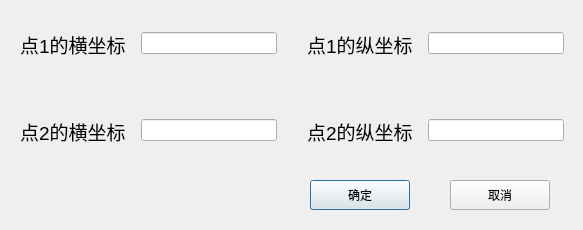
<?xml version="1.0" encoding="UTF-8"?>
<ui version="4.0">
 <class>PosDialog</class>
 <widget class="QDialog" name="PosDialog">
  <property name="geometry">
   <rect>
    <x>0</x>
    <y>0</y>
    <width>583</width>
    <height>230</height>
   </rect>
  </property>
  <property name="windowTitle">
   <string>Dialog</string>
  </property>
  <widget class="QPushButton" name="accept">
   <property name="geometry">
    <rect>
     <x>310</x>
     <y>180</y>
     <width>100</width>
     <height>30</height>
    </rect>
   </property>
   <property name="text">
    <string>确定</string>
   </property>
  </widget>
  <widget class="QPushButton" name="cancel">
   <property name="geometry">
    <rect>
     <x>450</x>
     <y>180</y>
     <width>100</width>
     <height>30</height>
    </rect>
   </property>
   <property name="text">
    <string>取消</string>
   </property>
  </widget>
  <widget class="QWidget" name="layoutWidget">
   <property name="geometry">
    <rect>
     <x>20</x>
     <y>30</y>
     <width>544</width>
     <height>114</height>
    </rect>
   </property>
   <layout class="QVBoxLayout" name="verticalLayout">
    <property name="spacing">
     <number>60</number>
    </property>
    <item>
     <layout class="QHBoxLayout" name="horizontalLayout_6">
      <property name="spacing">
       <number>30</number>
      </property>
      <item>
       <layout class="QHBoxLayout" name="horizontalLayout_2">
        <property name="spacing">
         <number>15</number>
        </property>
        <item>
         <widget class="QLabel" name="label">
          <property name="text">
           <string>&lt;html&gt;&lt;head/&gt;&lt;body&gt;&lt;p&gt;&lt;span style=&quot; font-size:14pt;&quot;&gt;点1的横坐标&lt;/span&gt;&lt;/p&gt;&lt;/body&gt;&lt;/html&gt;</string>
          </property>
         </widget>
        </item>
        <item>
         <widget class="QLineEdit" name="pt1_x"/>
        </item>
       </layout>
      </item>
      <item>
       <layout class="QHBoxLayout" name="horizontalLayout">
        <property name="spacing">
         <number>15</number>
        </property>
        <item>
         <widget class="QLabel" name="label_2">
          <property name="text">
           <string>&lt;html&gt;&lt;head/&gt;&lt;body&gt;&lt;p&gt;&lt;span style=&quot; font-size:14pt;&quot;&gt;点1的纵坐标&lt;/span&gt;&lt;/p&gt;&lt;/body&gt;&lt;/html&gt;</string>
          </property>
         </widget>
        </item>
        <item>
         <widget class="QLineEdit" name="pt1_y"/>
        </item>
       </layout>
      </item>
     </layout>
    </item>
    <item>
     <layout class="QHBoxLayout" name="horizontalLayout_5">
      <property name="spacing">
       <number>30</number>
      </property>
      <item>
       <layout class="QHBoxLayout" name="horizontalLayout_3">
        <property name="spacing">
         <number>15</number>
        </property>
        <item>
         <widget class="QLabel" name="label_3">
          <property name="text">
           <string>&lt;html&gt;&lt;head/&gt;&lt;body&gt;&lt;p&gt;&lt;span style=&quot; font-size:14pt;&quot;&gt;点2的横坐标&lt;/span&gt;&lt;/p&gt;&lt;/body&gt;&lt;/html&gt;</string>
          </property>
         </widget>
        </item>
        <item>
         <widget class="QLineEdit" name="pt2_x"/>
        </item>
       </layout>
      </item>
      <item>
       <layout class="QHBoxLayout" name="horizontalLayout_4">
        <property name="spacing">
         <number>15</number>
        </property>
        <item>
         <widget class="QLabel" name="label_4">
          <property name="text">
           <string>&lt;html&gt;&lt;head/&gt;&lt;body&gt;&lt;p&gt;&lt;span style=&quot; font-size:14pt;&quot;&gt;点2的纵坐标&lt;/span&gt;&lt;/p&gt;&lt;/body&gt;&lt;/html&gt;</string>
          </property>
         </widget>
        </item>
        <item>
         <widget class="QLineEdit" name="pt2_y"/>
        </item>
       </layout>
      </item>
     </layout>
    </item>
   </layout>
  </widget>
 </widget>
 <resources/>
 <connections/>
</ui>
